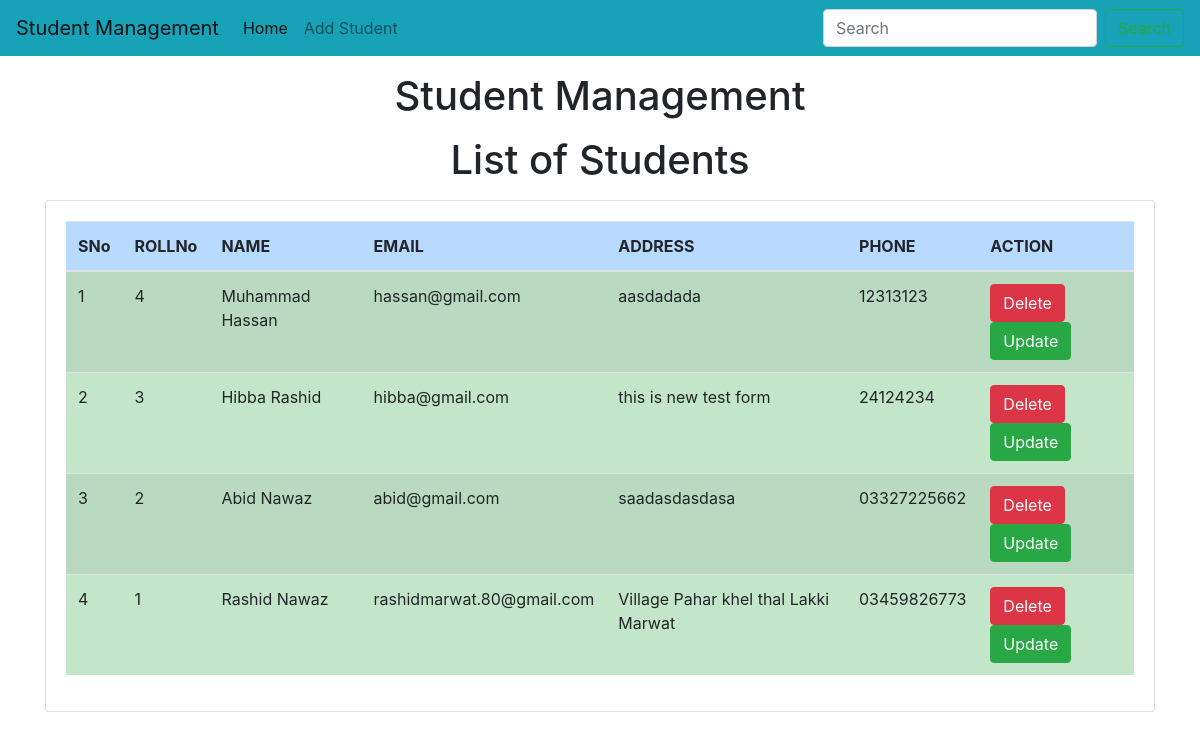
The page / on the database its author committed.
### student/models.py (models this page shows, shortened)
class StdBio(models.Model):
    roll = models.CharField(max_length=50)
    name = models.CharField(max_length=50)
    email = models.CharField(max_length=50)
    phone = models.CharField(max_length=13)
    address = models.TextField()

### student/views.py (the view)
# urls.py: 2. Add a URL to urlpatterns:  path('', views.home, name='home')
def home(request):
    std = StdBio.objects.all()
    return render(request,"home.html",{'std':std})

### templates/home.html (shortened to what this page needs)
<!doctype html>
<html lang="en">
  <head>
    <link rel="stylesheet" href="https://cdn.jsdelivr.net/npm/bootstrap@4.0.0/dist/css/bootstrap.min.css">
  </head>
  <body>
    {% include 'navbar.html' %}
    <h1 class = "text-center my-3">Student Management</h1>
    <h1 class = "text-center my-3">List of Students</h1>
    <div class = "container">
      <div class="row">
        <div class ="col-md-12">
          <div class="card">
            <div class="card-body">
              <Table class="table table-success table-striped col-md-12">
                <thead>
                  <tr class="table-primary">
                    <th>SNo</th>
                    <th>ROLLNo</th>
                    <th>NAME</th>
                    <th>EMAIL</th>
                    <th>ADDRESS</th>
                    <th>PHONE</th>
                    <th>ACTION</th>
                  </tr>
                </thead>
                <tbody>
                  {% for s in std %}
                  <tr>
                    <td>{{forloop.counter}}</td>
                    <td>{{s.roll}}</td>
                    <td>{{s.name}}</td>
                    <td>{{s.email}}</td>
                    <td>{{s.address}}</td>
                    <td>{{s.phone}}</td>
                    <td>
                      <a href="/delete-std/{{s.id}}" class="btn btn-danger md-sm">Delete</a>
                      <a href="/update-std/{{s.id}}" class="btn btn-success md-sm">Update</a>
                    </td>
                  </tr>
                  {% endfor %}
                </tbody>
              </table>
            </div>
          </div>
        </div>
      </div>
    </div>
  </body>
</html>

### templates/navbar.html (shortened to what this page needs)
<nav class="navbar navbar-expand-lg navbar-light bg-info">
    <a class="navbar-brand" href="/home/">Student Management</a>
    <div class="collapse navbar-collapse" id="navbarSupportedContent">
      <ul class="navbar-nav mr-auto">
        <li class="nav-item active">
          <a class="nav-link" href="#">Home<span class="sr-only">(current)</span></a>
        </li>
        <li class="nav-item">
          <a class="nav-link" href="/stdadd/">Add Student</a>
        </li>
        </ul>
      <form class="form-inline my-2 my-lg-0">
        <input class="form-control mr-sm-2" type="search" placeholder="Search" aria-label="Search">
        <button class="btn btn-outline-success my-2 my-sm-0" type="submit">Search</button>
      </form>
    </div>
  </nav>

### rows shown on the page
StdBio: roll "4", name "Muhammad Hassan", email "hassan@gmail.com", address "aasdadada", phone "12313123"
StdBio: roll "3", name "Hibba Rashid", email "hibba@gmail.com", address "this is new test form", phone "24124234"
StdBio: roll "2", name "Abid Nawaz", email "abid@gmail.com", address "saadasdasdasa", phone "03327225662"
StdBio: roll "1", name "Rashid Nawaz", email "rashidmarwat.80@gmail.com", address "Village Pahar khel thal Lakki Marwat", phone "03459826773"
